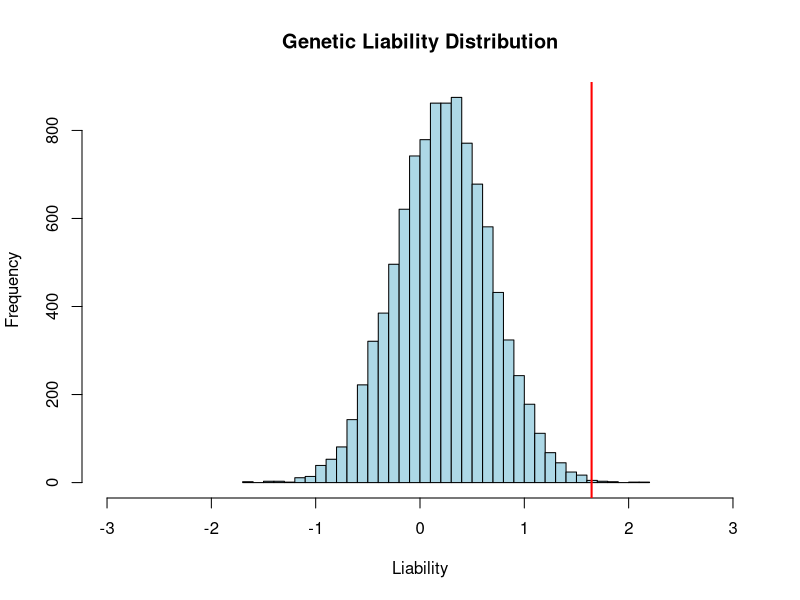
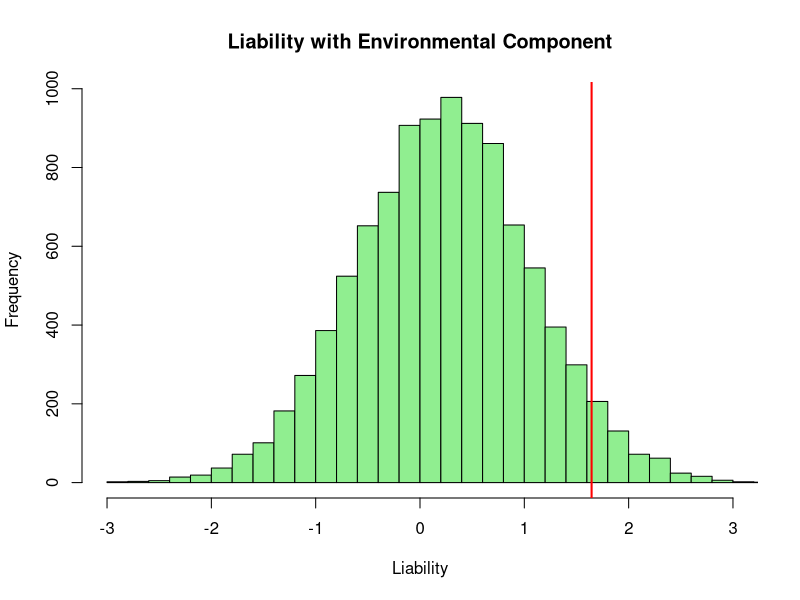
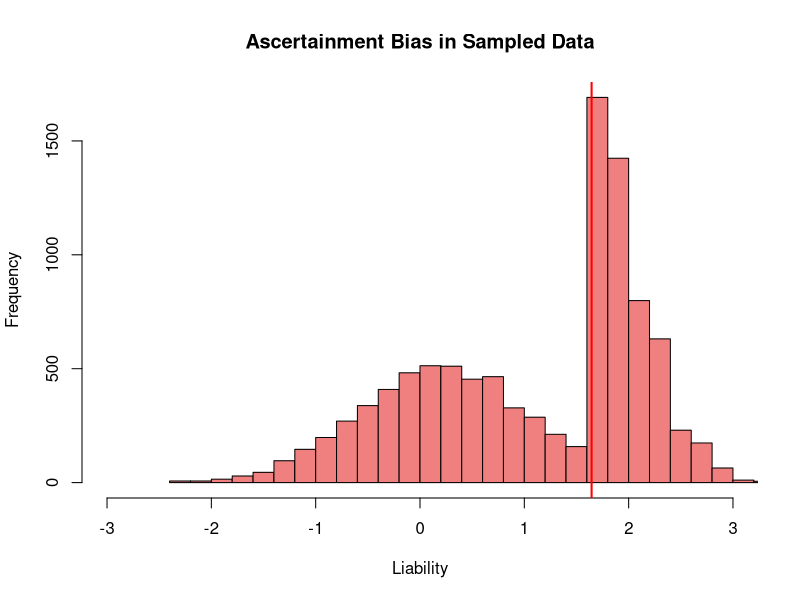

Write the R code that produced these figures, in order. (Note: a time limit stopped this script after it produced the figures.)
## ---- chunk 1
knitr::opts_chunk$set(echo = TRUE, warning = FALSE, message = FALSE)
setwd("../liability_threshold_models/")
## ---- chunk 2
library(survival)
## ---- chunk 3

# Parameters
n_individuals <- 10000    # Number of individuals
n_snps <- 1000            # Number of SNPs that contribute to an individuals liability
maf <- 0.3                # Minor allele frequency
heritability <- 0.5       # Heritability of liability
threshold <- qnorm(0.95)  # Threshold on a normal distribution with mean 0 and sd 1

# Simulate genotypes
set.seed(123)
genotypes <- matrix(rbinom(n_individuals * n_snps, 2, maf), nrow = n_individuals, ncol = n_snps)

# Simulate SNP effects
beta <- rnorm(n_snps, mean = 0, sd = sqrt(heritability / n_snps))

# Calculate liability
genetic_liability <- genotypes %*% beta

# Classify individuals as cases or controls based on threshold
phenotype <- ifelse(genetic_liability > threshold, 1, 0)

## ---- chunk 4
# Visualize the distribution of liability
hist(genetic_liability, main = "Genetic Liability Distribution", xlab = "Liability", xlim = c(-3, 3), breaks = 30, col = "lightblue")
abline(v = threshold, col = "red", lwd = 2)

# Print the number of cases
table(phenotype)

## ---- chunk 5
# Add environmental noise to the genetic liability
total_liability <- genetic_liability + rnorm(n_individuals, mean = 0, sd = sqrt(1 - heritability))

# Classify based on threshold
phenotype_env <- ifelse(total_liability > threshold, 1, 0)

## ---- chunk 6
# Visualize liability with environmental effects
hist(total_liability, main = "Liability with Environmental Component", xlab = "Liability", xlim = c(-3, 3), breaks = 30, col = "lightgreen")
abline(v = threshold, col = "red", lwd = 2)

table(phenotype_env)

## ---- chunk 7

var_genetic <- var(genetic_liability)
var_total <- var(total_liability)

heritability_est <- var_genetic / var_total
heritability_est


## ---- chunk 8
# Sample individuals with bias (e.g., oversample cases)
set.seed(123)
ascertained_cases <- sample(which(phenotype_env == 1), 5000, replace = TRUE)
ascertained_controls <- sample(which(phenotype_env == 0), 5000, replace = TRUE)
ascertained_sample <- c(ascertained_cases, ascertained_controls)

# Visualize the ascertained data
liability_ascertained <- total_liability[ascertained_sample]
phenotype_ascertained <- phenotype_env[ascertained_sample]

hist(liability_ascertained, main = "Ascertainment Bias in Sampled Data", xlab = "Liability", xlim = c(-3, 3), breaks = 30, col = "lightcoral")
abline(v = threshold, col = "red", lwd = 2)


## ---- chunk 9

genetic_liability_ascertained <- genetic_liability[ascertained_sample]

var_genetic <- var(genetic_liability_ascertained)
var_total <- var(liability_ascertained)

heritability_est <- var_genetic / var_total
heritability_est
## ---- chunk 10
set.seed(17)

# Identifying indices for cases and controls
case_indices <- which(phenotype_env == 1)
control_indices <- which(phenotype_env == 0)

# Simulate time-to-event using exponential distribution
# Time-to-event for cases
time_to_event_case <- rexp(length(case_indices), rate = 0.02)

# Time-to-event for controls
time_to_event_control <- rexp(length(control_indices), rate = 0.005) # We have modeled the events for cases to occur at a slightly higher rate, but this is arbitrary

# Create a time_to_event vector in the same order as the phenotype vector
time_to_event <- numeric(length(phenotype_env))  # Initialize an empty vector
time_to_event[case_indices] <- time_to_event_case  # Assign event times to cases
time_to_event[control_indices] <- time_to_event_control  # Assign follow-up times to controls

# Create event status: 1 for cases (event happened), 0 for controls (censored)
event_status <- phenotype_env

# Add the first SNP as a covariate for the CoxPH model (for demonstration)
snp1 <- genotypes[, 1]

# Fitting the model
cox_model <- coxph(Surv(time_to_event, event_status) ~ snp1)

# Summarize the CoxPH model
summary(cox_model)

## ---- chunk 11
cox_model2 <- coxph(Surv(time_to_event, event_status) ~ genotypes)
summary(cox_model2)
## ---- chunk 12
lambda_death_case <- 0.1  # Slightly increase case event rate
lambda_death_control <- 0.06  # Slightly reduce control event rate

# Simulate time to event for cases and controls
time_to_death_case <- rexp(sum(phenotype_env == 1), rate = lambda_death_case)
time_to_death_control <- rexp(sum(phenotype_env == 0), rate = lambda_death_control)

# Combine time to event into a single vector
time_to_event <- numeric(length(phenotype_env))  # Initialize empty vector
time_to_event[phenotype_env == 1] <- time_to_death_case  # Assign event times to cases
time_to_event[phenotype_env == 0] <- time_to_death_control  # Assign event times to controls

# Simulate censoring: Assume some individuals are censored
event_status <- rbinom(n_individuals, 1, 0.7)  # 70% of individuals experience the event

# Kaplan-Meier curve stratified by phenotype
km_fit <- survfit(Surv(time_to_event, event_status) ~ phenotype_env)

# Plot the KM curve
plot(km_fit, col = c("blue", "red"), lty = 1:2, xlab = "Time", ylab = "Survival Probability",
     main = "Kaplan-Meier Curve")
legend("topright", legend = c("Control", "Case"), col = c("blue", "red"), lty = 1:2)
